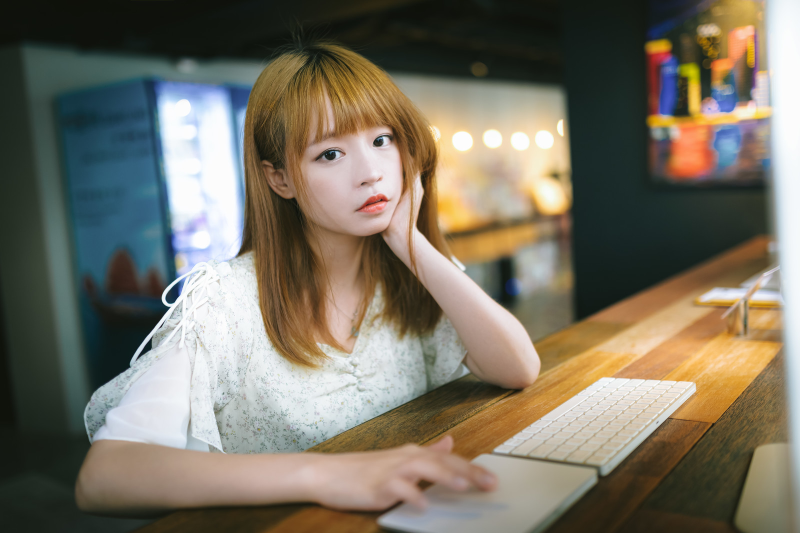
%> input picture kadai_img/free1.jpg, 1600 x 1066 px (shown at 1/2 size)
$ octave kadai2.m   (GNU Octave 9; MATLAB toolbox functions it lacks are replaced by stand-ins)
%> lines starting %> are read from the running program, lines starting %| are printed output that depends on the picture; in (x1, y1, x2, y2) boxes, pixels count from 0 and x2, y2 are one past the last pixel; in counts of white or black regions, pixels touching at a corner belong together; the program's own positions count from 1
% 課題２　階調数と疑似輪郭
% ２階調，４階調，８階調の画像を生成せよ．

clear; % 変数のオールクリア

ORG=imread('free1.jpg'); % 原画像の入力
%> ORG is the input picture: size 1066x1600x3 uint8; mean R, G, B 120.3, 114.2, 99.5
ORG = rgb2gray(ORG); colormap(gray); colorbar;
imagesc(ORG); axis image; % 画像の表示
pause; % 一時停止

% ２階調画像の生成
IMG = ORG>128;
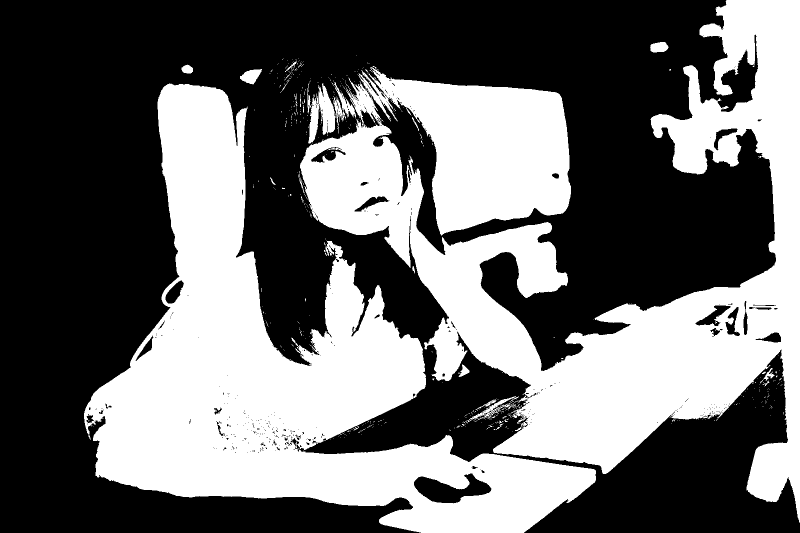
%> IMG: size 1066x1600 logical (shown at 1/2 size); 42.3% white; 509 white regions (479 under 20 px), largest, box (x1, y1, x2, y2) and area: (600, 0, 1600, 1046) 387546, (168, 167, 1192, 1066) 323496, (616, 166, 670, 288) 3293
imagesc(IMG); colormap(gray); colorbar;  axis image;
pause;

% ４階調画像の生成
IMG0 = ORG>64;
%> IMG0: size 1066x1600 logical; 65.5% white; 501 black regions (432 under 20 px), largest, box (x1, y1, x2, y2) and area: (0, 0, 1535, 1066) 425140, (1080, 844, 1507, 1066) 51072, (154, 497, 340, 802) 30668
IMG1 = ORG>128;
IMG2 = ORG>192;
%> IMG2: size 1066x1600 logical; 18.9% white; 203 white regions (166 under 20 px), largest, box (x1, y1, x2, y2) and area: (199, 190, 822, 907) 156633, (1400, 0, 1600, 928) 43603, (858, 223, 1131, 455) 39553
IMG = IMG0 + IMG1 + IMG2;
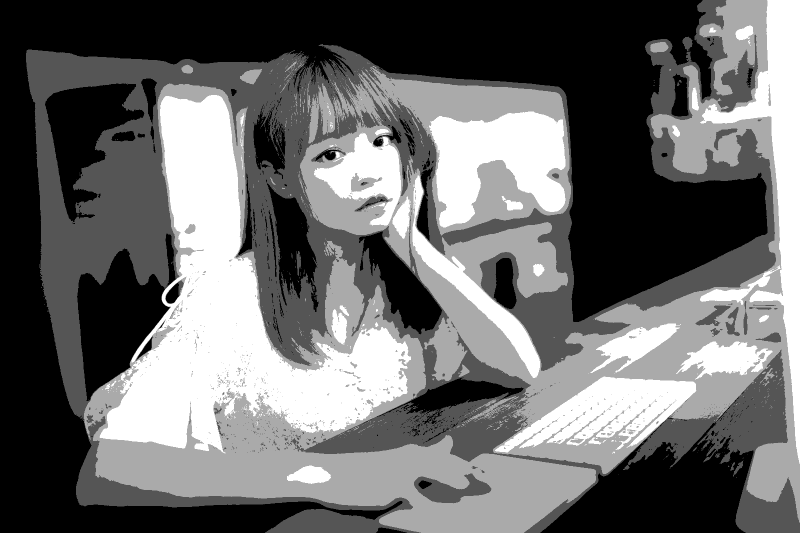
%> IMG: size 1066x1600 double (shown at 1/2 size); min 0, max 3, mean 1.27; drawn with min black and max white
imagesc(IMG); colormap(gray); colorbar;  axis image;
pause;

% ８階調画像の作成
IMG0 = ORG>32;
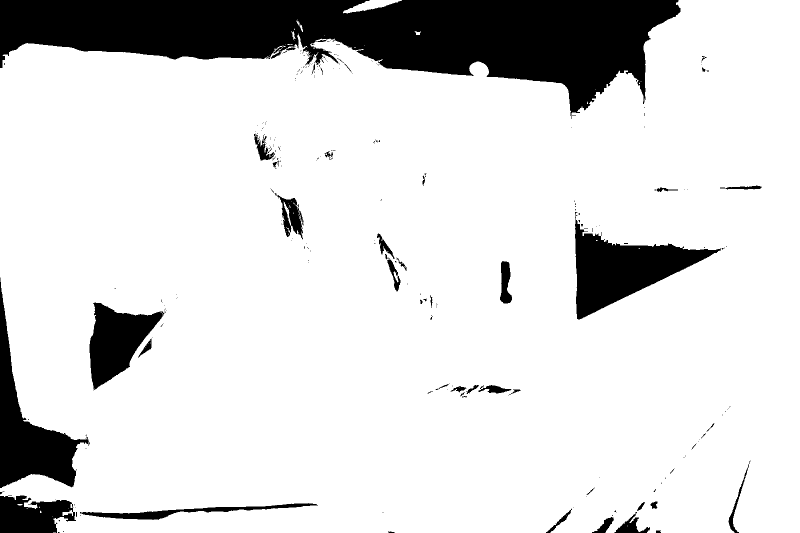
%> IMG0: size 1066x1600 logical (shown at 1/2 size); 85.4% white; 266 black regions (219 under 20 px), largest, box (x1, y1, x2, y2) and area: (0, 0, 1361, 238) 165457, (1150, 424, 1442, 639) 24423, (0, 555, 180, 976) 22035
IMG1 = ORG>64;
IMG2 = ORG>96;
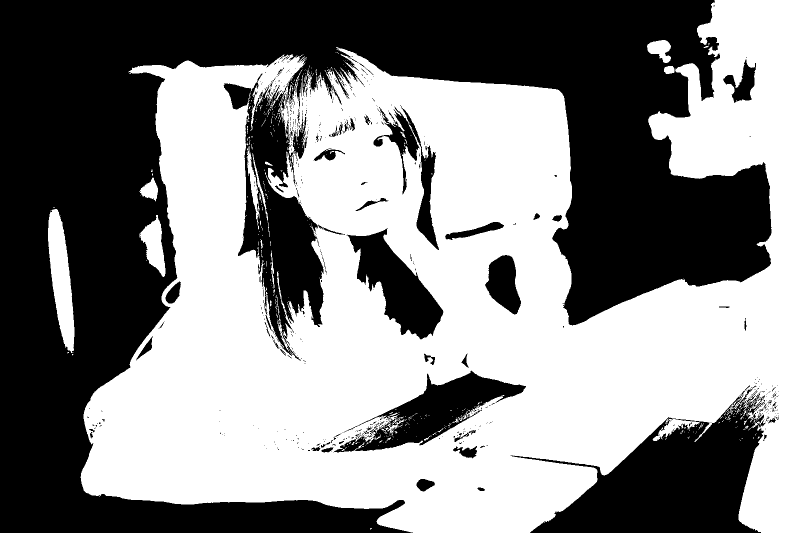
%> IMG2: size 1066x1600 logical (shown at 1/2 size); 53.1% white; 583 black regions (515 under 20 px), largest, box (x1, y1, x2, y2) and area: (0, 0, 1543, 1066) 664370, (1021, 771, 1531, 1066) 67945, (667, 741, 1052, 905) 21413
IMG3 = ORG>128;
IMG4 = ORG>160;
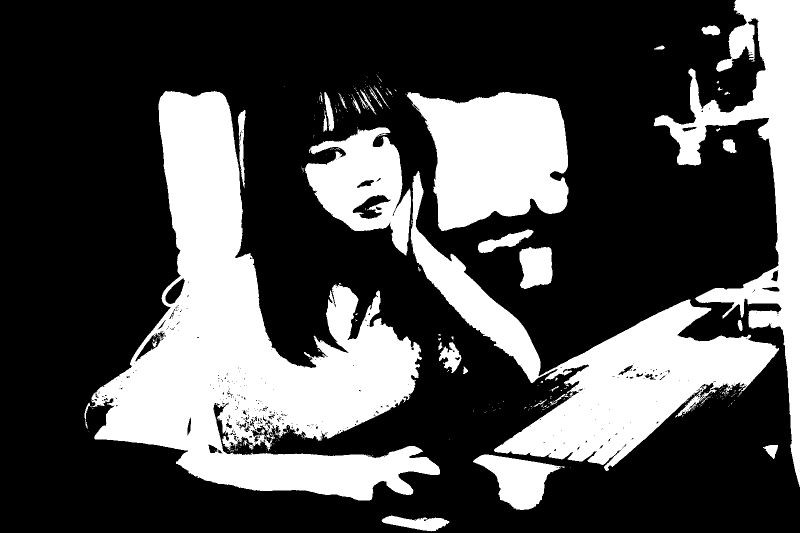
%> IMG4: size 1066x1600 logical (shown at 1/2 size); 30.5% white; 315 white regions (272 under 20 px), largest, box (x1, y1, x2, y2) and area: (180, 182, 880, 1001) 225981, (821, 342, 1558, 942) 103201, (1307, 0, 1600, 974) 71435
IMG5 = ORG>192;
IMG6 = ORG>224;
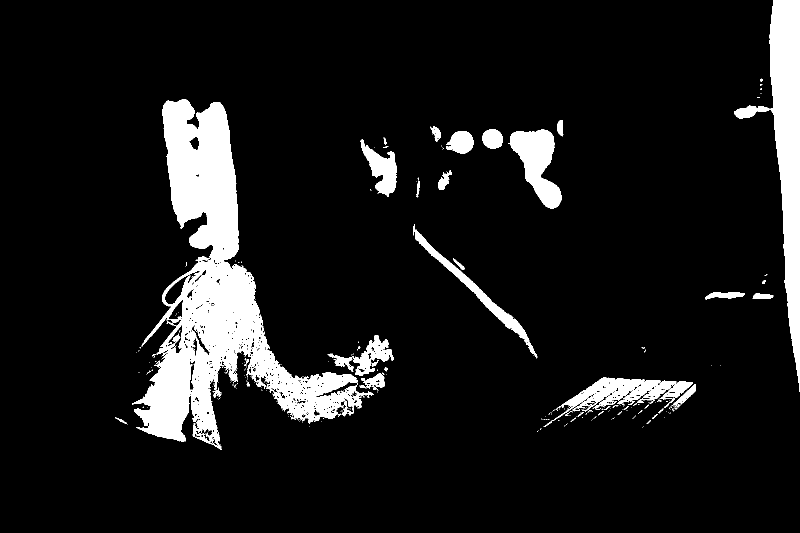
%> IMG6: size 1066x1600 logical (shown at 1/2 size); 9.7% white; 340 white regions (283 under 20 px), largest, box (x1, y1, x2, y2) and area: (264, 199, 747, 900) 97364, (1468, 0, 1600, 784) 30640, (1020, 259, 1123, 417) 8608
IMG7 = ORG>256;
%> IMG7: size 1066x1600 logical; every value is 0
IMG = IMG0 + IMG1 + IMG2 + IMG3 + IMG4 + IMG5 + IMG6 + IMG7;
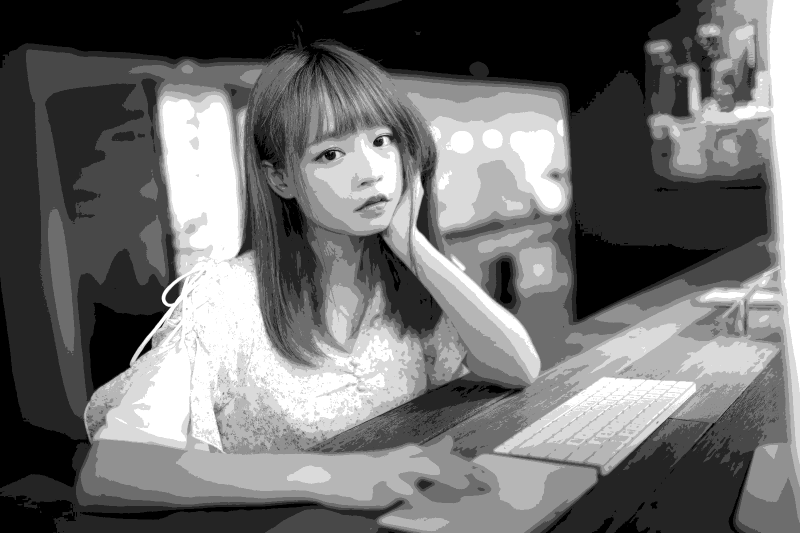
%> IMG: size 1066x1600 double (shown at 1/2 size); min 0, max 7, mean 3.05; drawn with min black and max white
imagesc(IMG); colormap(gray); colorbar;  axis image;

$ run again, with kadai_img/ishiahra_satomi.jpg copied over kadai_img/free1.jpg
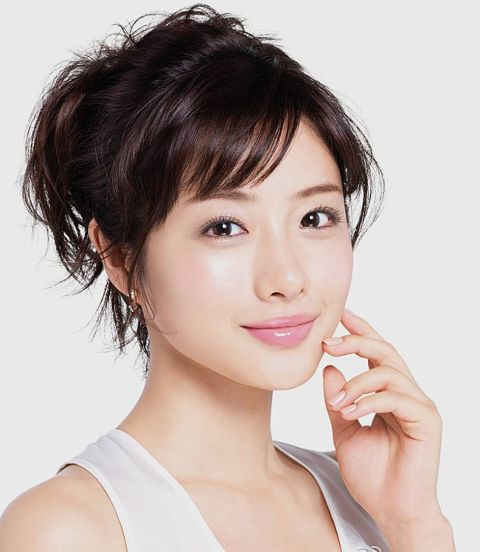
%> input picture kadai_img/ishiahra_satomi.jpg, 960 x 1103 px (shown at 1/2 size)
%> ORG is the input picture: size 1103x960x3 uint8; mean R, G, B 187.9, 173.2, 168
%> ORG: size 1103x960 uint8
%> `IMG = ORG>128;`:
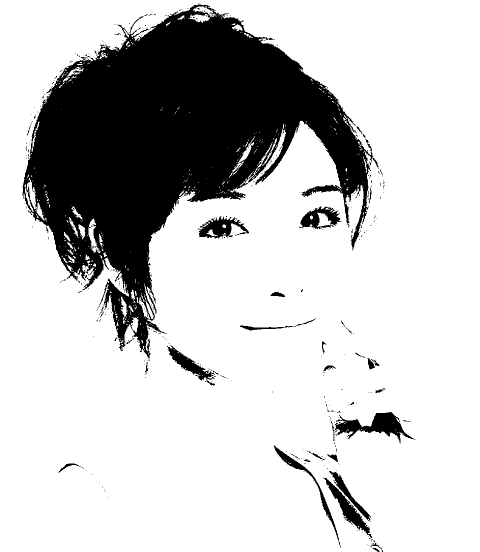
%> IMG: size 1103x960 logical (shown at 1/2 size); 78.2% white; 386 black regions (347 under 20 px), largest, box (x1, y1, x2, y2) and area: (45, 9, 757, 717) 212622, (669, 824, 831, 887) 3739, (647, 955, 744, 1076) 2292
%> IMG4: size 1103x960 logical; 74% white; 335 black regions (307 under 20 px), largest, box (x1, y1, x2, y2) and area: (44, 7, 766, 839) 243102, (558, 768, 834, 1103) 18349, (547, 890, 683, 1103) 3220
%> IMG6: size 1103x960 logical; 40.6% white; 729 white regions (654 under 20 px), largest, box (x1, y1, x2, y2) and area: (0, 0, 960, 1103) 377657, (145, 859, 450, 1103) 24481, (541, 704, 738, 903) 17312
%> IMG7: size 1103x960 logical; every value is 0
%> `IMG = IMG0 + IMG1 + IMG2 + IMG3 + IMG4 + IMG5 + IMG6 + IMG7;`:
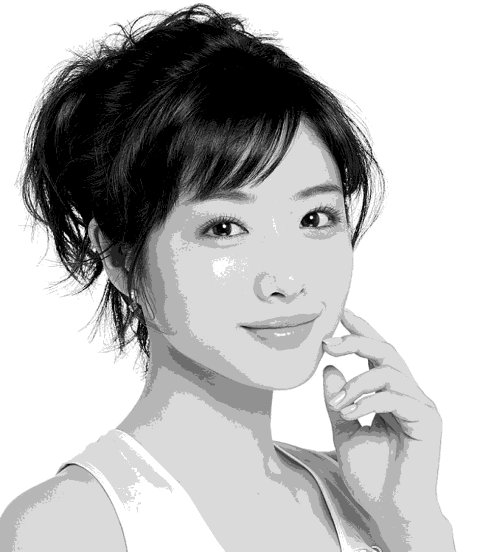
%> IMG: size 1103x960 double (shown at 1/2 size); min 0, max 7, mean 5.11; drawn with min black and max white

$ run again, with kadai_img/kadai1-1.PNG saved as kadai_img/free1.jpg
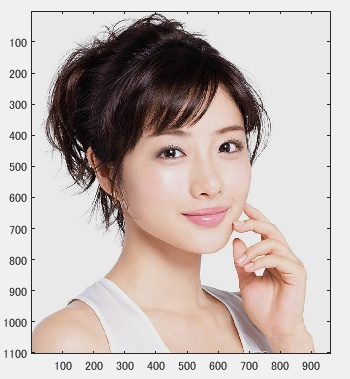
%> input picture kadai_img/kadai1-1.PNG, 350 x 379 px
%> ORG is the input picture: size 379x350x3 uint8; mean R, G, B 195.8, 184.5, 180.5
%> ORG: size 379x350 uint8
%> `IMG = ORG>128;`:
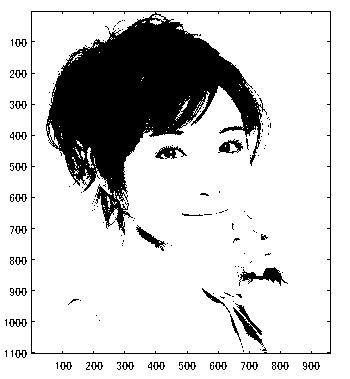
%> IMG: size 379x350 logical; 81.2% white; 152 black regions (122 under 20 px), largest, box (x1, y1, x2, y2) and area: (31, 11, 331, 354) 22002, (239, 267, 288, 286) 370, (233, 303, 264, 347) 359
%> IMG4: size 379x350 logical; 77.7% white; 140 black regions (106 under 20 px), largest, box (x1, y1, x2, y2) and area: (31, 11, 331, 354) 27069, (152, 145, 187, 160) 316, (218, 139, 244, 154) 230
%> IMG6: size 379x350 logical; 51.5% white; 77 black regions (56 under 20 px), largest, box (x1, y1, x2, y2) and area: (31, 11, 331, 354) 62159, (9, 193, 27, 202) 108, (9, 256, 27, 265) 108
%> IMG7: size 379x350 logical; every value is 0
%> `IMG = IMG0 + IMG1 + IMG2 + IMG3 + IMG4 + IMG5 + IMG6 + IMG7;`:
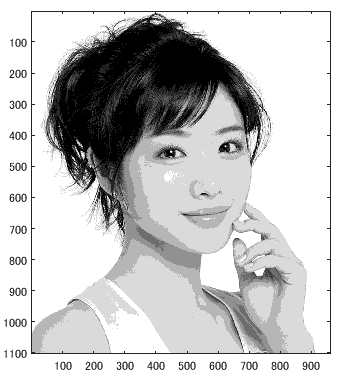
%> IMG: size 379x350 double; min 0, max 7, mean 5.42; drawn with min black and max white

$ run again, with kadai_img/kadai1-2.PNG saved as kadai_img/free1.jpg
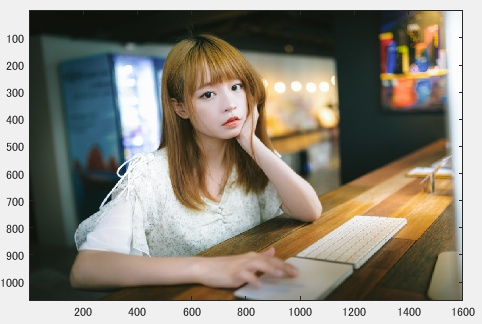
%> input picture kadai_img/kadai1-2.PNG, 482 x 324 px
%> ORG is the input picture: size 324x482x3 uint8; mean R, G, B 140.8, 135.9, 124.1
%> ORG: size 324x482 uint8
%> IMG4: size 324x482 logical; 42.5% white; 71 white regions (54 under 20 px), largest, box (x1, y1, x2, y2) and area: (0, 0, 482, 324) 28520, (79, 60, 268, 283) 16663, (297, 173, 452, 266) 5913
%> IMG6: size 324x482 logical; 25.4% white; 141 white regions (123 under 20 px), largest, box (x1, y1, x2, y2) and area: (0, 0, 482, 324) 27494, (102, 65, 231, 254) 7090, (446, 11, 462, 200) 1910
%> IMG7: size 324x482 logical; every value is 0
%> `IMG = IMG0 + IMG1 + IMG2 + IMG3 + IMG4 + IMG5 + IMG6 + IMG7;`:
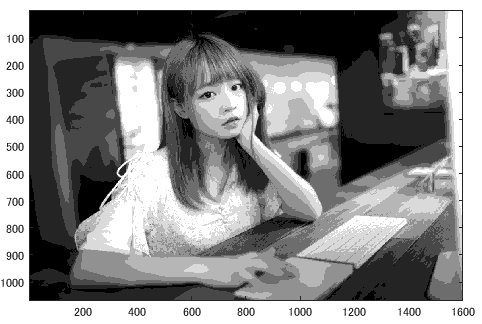
%> IMG: size 324x482 double; min 0, max 7, mean 3.74; drawn with min black and max white
